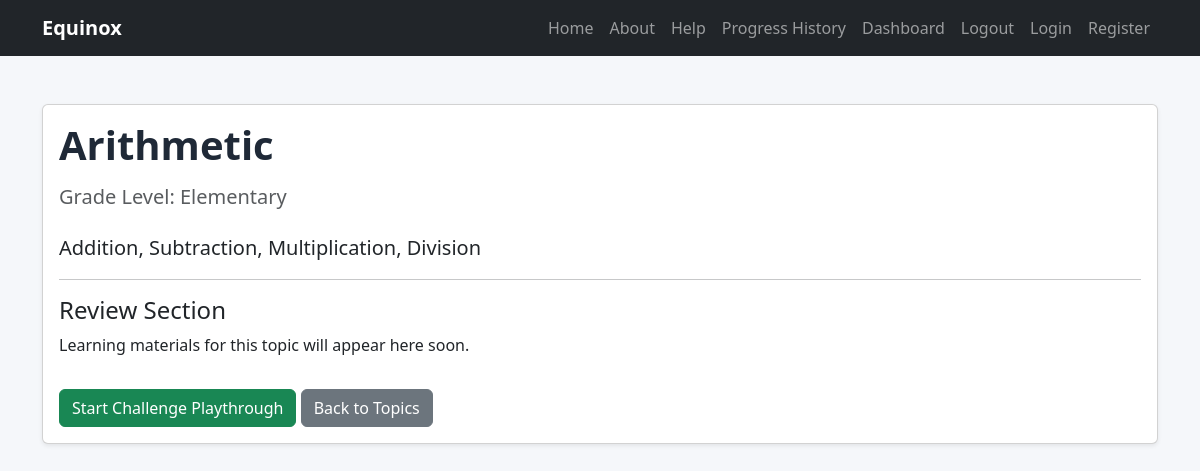
/topics/1/, run on the app's committed database.
### topics/models.py (models this page shows, shortened)
class Topic(models.Model):
    TOPIC_CHOICES = [
        ('Arithmetic', 'Arithmetic'),
        ('Algebra', 'Algebra'),
        ('Geometry', 'Geometry'),
        ('Trigonometry', 'Trigonometry'),
        ('Statistics', 'Statistics'),
    ]
    DIFFICULTY_CHOICES = [
        ('Elementary', 'Elementary'),
        ('Junior High', 'Junior High'),
        ('Senior High', 'Senior High'),
    ]
    name = models.CharField(
        max_length=100,
        choices=TOPIC_CHOICES
    )
    grade_level = models.CharField(
        max_length=50,
        choices=DIFFICULTY_CHOICES
    )
    description = models.TextField()

### topics/views.py (the view)
# urls.py: path('<int:topic_id>/', views.topic_detail, name='topic_detail'),
def topic_detail(request, topic_id):
    topic = get_object_or_404(Topic, id=topic_id)
    return render(request, 'topics/topic_detail.html', {
        'topic': topic
    })

### templates/topics/topic_detail.html
{% extends 'base.html' %}
{% block content %}
<div class="card shadow-sm">
    <div class="card-body">
        <h1 class="mb-3">
            {{ topic.name }}
        </h1>
        <h5 class="text-muted mb-4">
            Grade Level:
            {{ topic.grade_level }}
        </h5>
        <p class="lead">
            {{ topic.description }}
        </p>
        <hr>
        <h4>
            Review Section
        </h4>
        <p>
            Learning materials for this topic will appear here soon.
        </p>
        <a href="/playthrough/{{ topic.id }}/" class="btn btn-success mt-3">
            Start Challenge Playthrough
        </a>
        <a href="/topics/" class="btn btn-secondary mt-3">
            Back to Topics
        </a>
    </div>
</div>
{% endblock %}

### static/css/style.css (style rules this page uses)
body { background-color: #f5f7fa; }
h1 { color: #1f2937; font-weight: bold; }

### data on the page
Topic: name "Arithmetic", grade_level "Elementary", description "Addition, Subtraction, Multiplication, Division"
